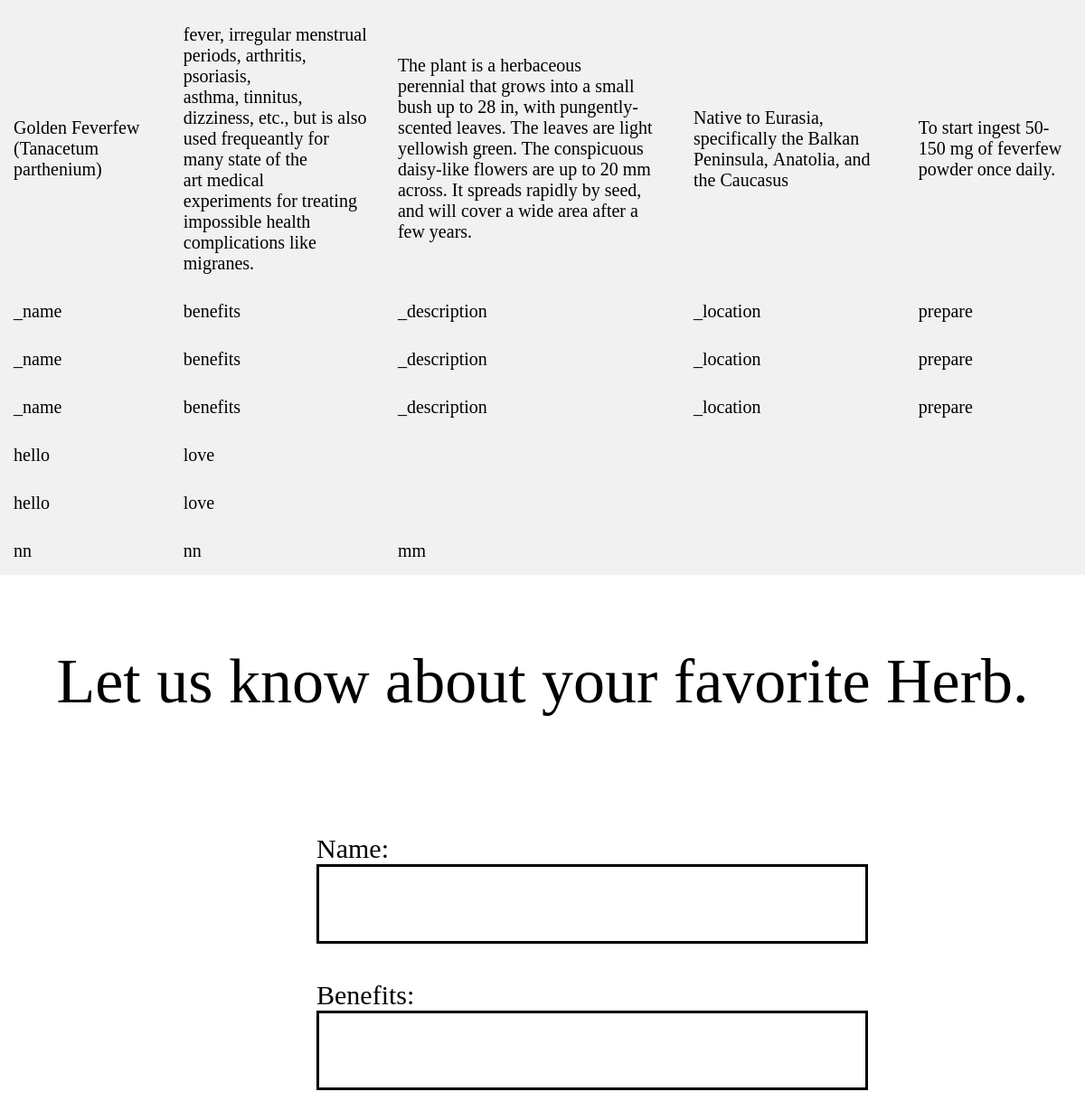
/plants.php (middle part), run on an earlier commit of the app's database.
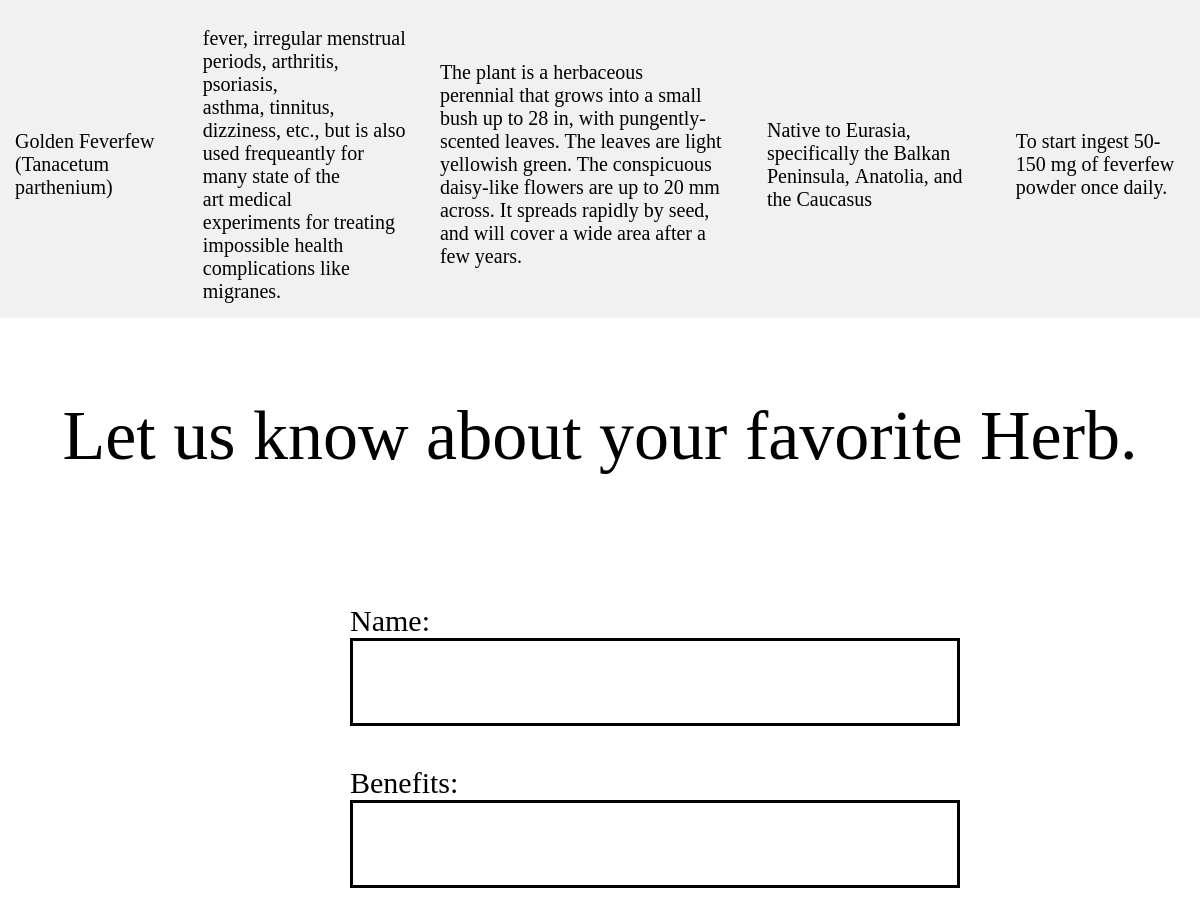
And on a later commit of the database.
### tables this page shows
CREATE TABLE plants (id INTEGER PRIMARY KEY UNIQUE NOT NULL, _name TEXT (100), benefits TEXT (500), _description TEXT (500), _location TEXT (400), prepare TEXT (400));

### includes/init.php (called while the page is built, shortened)
<?php
function exec_sql_query($db, $sql, $params = array())
{
  $query = $db->prepare($sql);
  if ($query and $query->execute($params)) {
    return $query;
  }
  return null;
}
?>

### plants.php (the view, shortened to what this page needs)
<?php
include("includes/init.php");
$db = open_sqlite_db("./secure/plants.sqlite");
function print_data($data)
{
?>
  <tr>
    <td><?php echo htmlspecialchars($data["_name"]); ?></td>
    <td><?php echo htmlspecialchars($data["benefits"]); ?></td>
    <td><?php echo htmlspecialchars($data["_description"]); ?></td>
    <td><?php echo htmlspecialchars($data["_location"]); ?></td>
    <td><?php echo htmlspecialchars($data["prepare"]); ?></td>
  </tr>
<?php
}
if (isset($_GET['search'])) {
  $do_search = TRUE;
  $search = filter_input(INPUT_GET, 'search', FILTER_SANITIZE_STRING);
  $search = trim($search);
} else {
  $do_search = FALSE;
  $search = NULL;
}
?>
<!DOCTYPE html>
<html lang="en" dir="ltr">
<head>
    <link rel="stylesheet" href="./css/style.css">
  </head>
  <body>
    <?php
    if ($do_search) { ?>
      <h2>Herbs Requested</h2>
      <?php
        $sql = "SELECT * FROM plants WHERE _name LIKE '%' || :search || '%' OR benefits LIKE '%' || :search || '%' OR _description LIKE '%' || :search || '%' OR _location LIKE '%' || :search || '%' OR prepare LIKE '%' || :search || '%'";
        $params = array(':search' => $search);
    } else {
      ?>
      <?php
      $sql = "SELECT * FROM plants";
      $params = array();
    }
    $result = exec_sql_query($db, $sql, $params);
    if ($result) {
      $datas = $result->fetchAll();
      if (count($datas) > 0) {
      ?>
        <table>
          <?php
          foreach ($datas as $data) {
            print_data($data);
          }
          ?>
        </table>
    <?php
      } else {
        echo "<p>We do not have any information on that currently. You can check out more herbs here: https://web.extension.illinois.edu/herbs/directory.cfm </p>";
      }
    }
    ?>
    <h2>Let us know about your favorite Herb.</h2>
    <form id="addherb" action="plants.php" method="post" novalidate>
        <div class="form">
          <label>Name:</label>
          <div>
            <input type="text" name="_name"/>
          </div>
        </div>
        <div class="form">
          <label>Benefits:</label>
          <div>
            <input type="text" name="benefits"/>
          </div>
        </div>
    </form>
  </body>
</html>

### css/style.css (style rules this page uses)
body { font: 15px/ 1.5 Raleway; padding: 0; margin: 0; background-color:#ffffff; }
h2 { font: 70px Dr Sugiyama; padding: 20px 20px 50px 20px; text-align: center; }
table { font: 20px Raleway; font-weight: light; padding-bottom: 40px; border-collapse:collapse; }
table td { padding: 15px; background-color: #f1f1f1; }
#addherb { font: 30px Raleway; width: 60%; margin-left: 27.5%; }
.form { padding: 20px 20px 20px 20px; text-align: left; }
#addherb input { height: 80px; width: 600px; font: 30px Raleway; color: #4d7e29; border: 3px solid black; }

What changed in the data, as far as the page shows it:
removed plants: _name "_name", benefits "benefits", _description "_description", _location "_location", prepare "prepare"
removed plants: _name "_name", benefits "benefits", _description "_description", _location "_location", prepare "prepare"
removed plants: _name "_name", benefits "benefits", _description "_description", _location "_location", prepare "prepare"
removed plants: _name "hello", benefits "love"
removed plants: _name "hello", benefits "love"
removed plants: _name "nn", benefits "nn", _description "mm"
